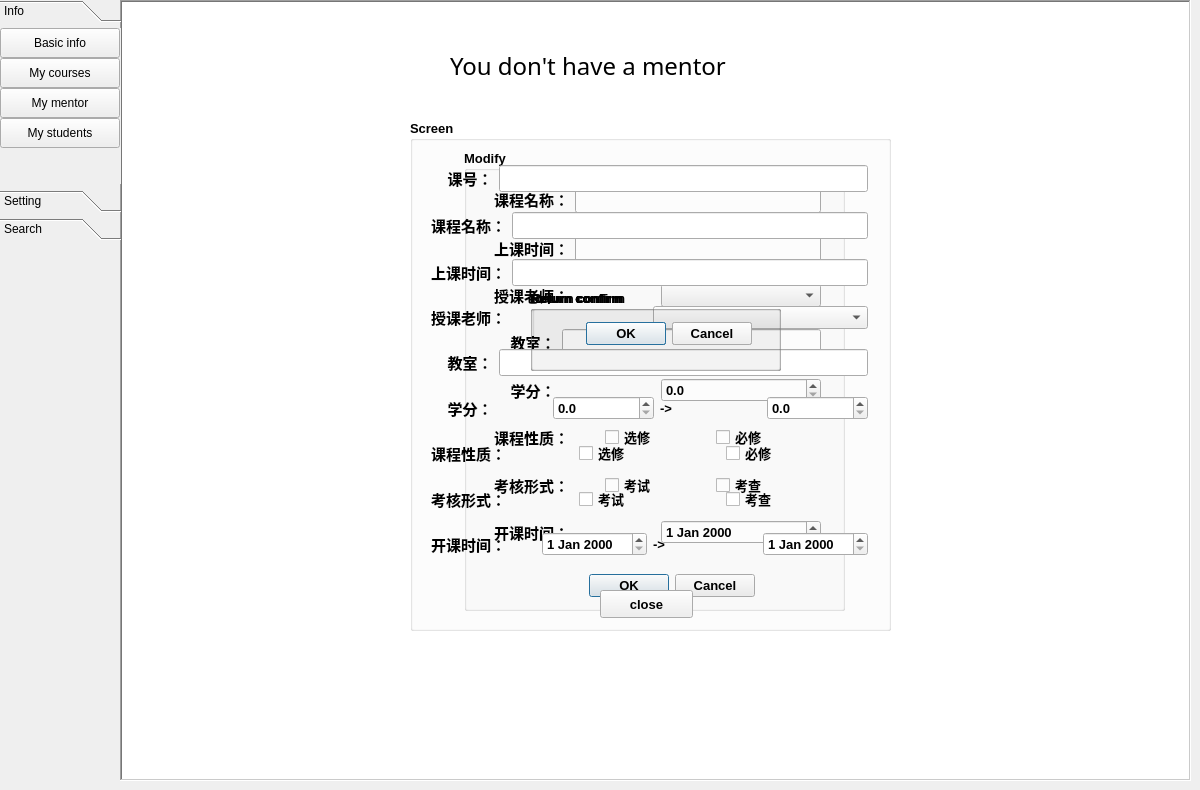
    <widget class="QWidget" name="tab_2">
     <attribute name="title">
      <string>Workbench</string>
     </attribute>
     <widget class="QTableView" name="tableView">
      <property name="geometry">
       <rect>
        <x>120</x>
        <y>0</y>
        <width>1071</width>
        <height>781</height>
       </rect>
      </property>
      <property name="focusPolicy">
       <enum>Qt::NoFocus</enum>
      </property>
      <property name="contextMenuPolicy">
       <enum>Qt::NoContextMenu</enum>
      </property>
      <property name="frameShape">
       <enum>QFrame::WinPanel</enum>
      </property>
      <property name="tabKeyNavigation">
       <bool>true</bool>
      </property>
      <property name="showDropIndicator" stdset="0">
       <bool>true</bool>
      </property>
      <property name="showGrid">
       <bool>false</bool>
      </property>
      <property name="sortingEnabled">
       <bool>true</bool>
      </property>
      <attribute name="horizontalHeaderVisible">
       <bool>false</bool>
      </attribute>
      <attribute name="horizontalHeaderHighlightSections">
       <bool>true</bool>
      </attribute>
      <attribute name="horizontalHeaderShowSortIndicator" stdset="0">
       <bool>true</bool>
      </attribute>
      <attribute name="verticalHeaderVisible">
       <bool>false</bool>
      </attribute>
     </widget>
     <widget class="QLabel" name="label_3">
      <property name="geometry">
       <rect>
        <x>442</x>
        <y>30</y>
        <width>431</width>
        <height>71</height>
       </rect>
      </property>
      <property name="font">
       <font>
        <family>Arial Black</family>
        <pointsize>18</pointsize>
       </font>
      </property>
      <property name="text">
       <string>You are not logged in yet</string>
      </property>
     </widget>
     <widget class="QToolBox" name="toolBox">
      <property name="geometry">
       <rect>
        <x>0</x>
        <y>0</y>
        <width>121</width>
        <height>240</height>
       </rect>
      </property>
      <property name="frameShape">
       <enum>QFrame::NoFrame</enum>
      </property>
      <property name="currentIndex">
       <number>0</number>
      </property>
      <widget class="QWidget" name="page">
       <property name="geometry">
        <rect>
         <x>0</x>
         <y>0</y>
         <width>121</width>
         <height>153</height>
        </rect>
       </property>
       <attribute name="label">
        <string>Info</string>
       </attribute>
       <widget class="QPushButton" name="pushButton_3">
        <property name="geometry">
         <rect>
          <x>0</x>
          <y>0</y>
          <width>120</width>
          <height>30</height>
         </rect>
        </property>
        <property name="text">
         <string>Basic info</string>
        </property>
       </widget>
       <widget class="QPushButton" name="pushButton_4">
        <property name="geometry">
         <rect>
          <x>0</x>
          <y>30</y>
          <width>120</width>
          <height>30</height>
         </rect>
        </property>
        <property name="text">
         <string>My courses</string>
        </property>
       </widget>
       <widget class="QPushButton" name="pushButton_9">
        <property name="geometry">
         <rect>
          <x>0</x>
          <y>60</y>
          <width>120</width>
          <height>30</height>
         </rect>
        </property>
        <property name="contextMenuPolicy">
         <enum>Qt::CustomContextMenu</enum>
        </property>
        <property name="text">
         <string>My mentor</string>
        </property>
       </widget>
       <widget class="QPushButton" name="pushButton_10">
        <property name="geometry">
         <rect>
          <x>0</x>
          <y>90</y>
          <width>120</width>
          <height>30</height>
         </rect>
        </property>
        <property name="contextMenuPolicy">
         <enum>Qt::CustomContextMenu</enum>
        </property>
        <property name="text">
         <string>My students</string>
        </property>
       </widget>
      </widget>
      <widget class="QWidget" name="page_2">
       <property name="geometry">
        <rect>
         <x>0</x>
         <y>0</y>
         <width>98</width>
         <height>28</height>
        </rect>
       </property>
       <attribute name="label">
        <string>Setting</string>
       </attribute>
       <widget class="QPushButton" name="pushButton_5">
        <property name="geometry">
         <rect>
          <x>0</x>
          <y>0</y>
          <width>120</width>
          <height>30</height>
         </rect>
        </property>
        <property name="font">
         <font>
          <pointsize>8</pointsize>
         </font>
        </property>
        <property name="text">
         <string>Change password</string>
        </property>
       </widget>
      </widget>
      <widget class="QWidget" name="page_3">
       <property name="geometry">
        <rect>
         <x>0</x>
         <y>0</y>
         <width>98</width>
         <height>28</height>
        </rect>
       </property>
       <attribute name="label">
        <string>Search</string>
       </attribute>
       <widget class="QPushButton" name="pushButton_6">
        <property name="geometry">
         <rect>
          <x>0</x>
          <y>0</y>
          <width>120</width>
          <height>30</height>
         </rect>
        </property>
        <property name="contextMenuPolicy">
         <enum>Qt::CustomContextMenu</enum>
        </property>
        <property name="text">
         <string>Courses</string>
        </property>
       </widget>
       <widget class="QPushButton" name="pushButton_8">
        <property name="geometry">
         <rect>
          <x>0</x>
          <y>30</y>
          <width>120</width>
          <height>30</height>
         </rect>
        </property>
        <property name="contextMenuPolicy">
         <enum>Qt::CustomContextMenu</enum>
        </property>
        <property name="text">
         <string>Teachers</string>
        </property>
       </widget>
       <widget class="QPushButton" name="pushButton_11">
        <property name="geometry">
         <rect>
          <x>0</x>
          <y>60</y>
          <width>120</width>
          <height>30</height>
         </rect>
        </property>
        <property name="contextMenuPolicy">
         <enum>Qt::CustomContextMenu</enum>
        </property>
        <property name="text">
         <string>Departments</string>
        </property>
       </widget>
       <widget class="QPushButton" name="pushButton_12">
        <property name="geometry">
         <rect>
          <x>0</x>
          <y>90</y>
          <width>120</width>
          <height>30</height>
         </rect>
        </property>
        <property name="contextMenuPolicy">
         <enum>Qt::CustomContextMenu</enum>
        </property>
        <property name="text">
         <string>Students</string>
        </property>
       </widget>
      </widget>
     </widget>
     <widget class="QGroupBox" name="groupBox">
      <property name="geometry">
       <rect>
        <x>520</x>
        <y>170</y>
        <width>281</width>
        <height>161</height>
       </rect>
      </property>
      <property name="font">
       <font>
        <weight>75</weight>
        <bold>true</bold>
       </font>
      </property>
      <property name="title">
       <string>change password</string>
      </property>
      <widget class="QDialogButtonBox" name="buttonBox">
       <property name="geometry">
        <rect>
         <x>50</x>
         <y>120</y>
         <width>192</width>
         <height>28</height>
        </rect>
       </property>
       <property name="standardButtons">
        <set>QDialogButtonBox::Cancel|QDialogButtonBox::Ok</set>
       </property>
      </widget>
      <widget class="QWidget" name="layoutWidget">
       <property name="geometry">
        <rect>
         <x>10</x>
         <y>30</y>
         <width>253</width>
         <height>83</height>
        </rect>
       </property>
       <layout class="QVBoxLayout" name="verticalLayout">
        <item>
         <layout class="QHBoxLayout" name="horizontalLayout_3">
          <item>
           <widget class="QLabel" name="label_4">
            <property name="text">
             <string>    old :</string>
            </property>
           </widget>
          </item>
          <item>
           <widget class="QLineEdit" name="lineEdit_3">
            <property name="echoMode">
             <enum>QLineEdit::Password</enum>
            </property>
           </widget>
          </item>
         </layout>
        </item>
        <item>
         <layout class="QHBoxLayout" name="horizontalLayout_4">
          <item>
           <widget class="QLabel" name="label_5">
            <property name="text">
             <string>    new :</string>
            </property>
           </widget>
          </item>
          <item>
           <widget class="QLineEdit" name="lineEdit_4">
            <property name="echoMode">
             <enum>QLineEdit::Password</enum>
            </property>
           </widget>
          </item>
         </layout>
        </item>
        <item>
         <layout class="QHBoxLayout" name="horizontalLayout_5">
          <item>
           <widget class="QLabel" name="label_6">
            <property name="text">
             <string>confirm :</string>
            </property>
           </widget>
          </item>
          <item>
           <widget class="QLineEdit" name="lineEdit_5">
            <property name="echoMode">
             <enum>QLineEdit::Password</enum>
            </property>
           </widget>
          </item>
         </layout>
        </item>
       </layout>
      </widget>
     </widget>
     <widget class="QGroupBox" name="groupBox_2">
      <property name="geometry">
       <rect>
        <x>532</x>
        <y>290</y>
        <width>251</width>
        <height>81</height>
       </rect>
      </property>
      <property name="font">
       <font>
        <pointsize>10</pointsize>
        <weight>75</weight>
        <bold>true</bold>
       </font>
      </property>
      <property name="title">
       <string>Return confirm</string>
      </property>
      <widget class="QDialogButtonBox" name="buttonBox_2">
       <property name="geometry">
        <rect>
         <x>30</x>
         <y>30</y>
         <width>192</width>
         <height>28</height>
        </rect>
       </property>
       <property name="standardButtons">
        <set>QDialogButtonBox::Cancel|QDialogButtonBox::Ok</set>
       </property>
      </widget>
     </widget>
     <widget class="QLabel" name="label_7">
      <property name="geometry">
       <rect>
        <x>382</x>
        <y>310</y>
        <width>551</width>
        <height>31</height>
       </rect>
      </property>
      <property name="font">
       <font>
        <pointsize>12</pointsize>
        <weight>75</weight>
        <bold>true</bold>
       </font>
      </property>
      <property name="styleSheet">
       <string notr="true">color: rgb(255, 0, 0);</string>
      </property>
      <property name="text">
       <string/>
      </property>
      <property name="alignment">
       <set>Qt::AlignCenter</set>
      </property>
     </widget>
     <widget class="QGroupBox" name="groupBox_3">
      <property name="geometry">
       <rect>
        <x>464</x>
        <y>150</y>
        <width>381</width>
        <height>461</height>
       </rect>
      </property>
      <property name="font">
       <font>
        <pointsize>10</pointsize>
        <weight>75</weight>
        <bold>true</bold>
       </font>
      </property>
      <property name="title">
       <string>Modify</string>
      </property>
      <widget class="QDialogButtonBox" name="buttonBox_3">
       <property name="geometry">
        <rect>
         <x>100</x>
         <y>420</y>
         <width>191</width>
         <height>31</height>
        </rect>
       </property>
       <property name="standardButtons">
        <set>QDialogButtonBox::Cancel|QDialogButtonBox::Ok</set>
       </property>
      </widget>
      <widget class="QWidget" name="layoutWidget">
       <property name="geometry">
        <rect>
         <x>30</x>
         <y>20</y>
         <width>327</width>
         <height>391</height>
        </rect>
       </property>
       <layout class="QVBoxLayout" name="verticalLayout_2">
        <item>
         <layout class="QHBoxLayout" name="horizontalLayout_6">
          <item>
           <widget class="QLabel" name="label_8">
            <property name="font">
             <font>
              <pointsize>11</pointsize>
              <weight>75</weight>
              <bold>true</bold>
             </font>
            </property>
            <property name="text">
             <string>课程名称：</string>
            </property>
           </widget>
          </item>
          <item>
           <widget class="QLineEdit" name="lineEdit_6">
            <property name="font">
             <font>
              <pointsize>12</pointsize>
              <weight>75</weight>
              <bold>true</bold>
             </font>
            </property>
           </widget>
          </item>
         </layout>
        </item>
        <item>
         <layout class="QHBoxLayout" name="horizontalLayout_7">
          <item>
           <widget class="QLabel" name="label_9">
            <property name="font">
             <font>
              <pointsize>11</pointsize>
              <weight>75</weight>
              <bold>true</bold>
             </font>
            </property>
            <property name="text">
             <string>上课时间：</string>
            </property>
           </widget>
          </item>
          <item>
           <widget class="QLineEdit" name="lineEdit_7">
            <property name="font">
             <font>
              <pointsize>12</pointsize>
              <weight>75</weight>
              <bold>true</bold>
             </font>
            </property>
           </widget>
          </item>
         </layout>
        </item>
        <item>
         <layout class="QHBoxLayout" name="horizontalLayout_8">
          <item>
           <widget class="QLabel" name="label_10">
            <property name="font">
             <font>
              <pointsize>11</pointsize>
              <weight>75</weight>
              <bold>true</bold>
             </font>
            </property>
            <property name="text">
             <string>授课老师：</string>
            </property>
           </widget>
          </item>
          <item>
           <widget class="QComboBox" name="comboBox">
            <property name="minimumSize">
             <size>
              <width>158</width>
              <height>23</height>
             </size>
            </property>
           </widget>
          </item>
         </layout>
        </item>
        <item>
         <layout class="QHBoxLayout" name="horizontalLayout_9">
          <item>
           <widget class="QLabel" name="label_11">
            <property name="font">
             <font>
              <pointsize>11</pointsize>
              <weight>75</weight>
              <bold>true</bold>
             </font>
            </property>
            <property name="text">
             <string>    教室：</string>
            </property>
           </widget>
          </item>
          <item>
           <widget class="QLineEdit" name="lineEdit_8">
            <property name="font">
             <font>
              <pointsize>12</pointsize>
              <weight>75</weight>
              <bold>true</bold>
             </font>
            </property>
           </widget>
          </item>
         </layout>
        </item>
        <item>
         <layout class="QHBoxLayout" name="horizontalLayout_10">
          <item>
           <widget class="QLabel" name="label_12">
            <property name="font">
             <font>
              <pointsize>11</pointsize>
              <weight>75</weight>
              <bold>true</bold>
             </font>
            </property>
            <property name="text">
             <string>    学分：</string>
            </property>
           </widget>
          </item>
          <item>
           <widget class="QDoubleSpinBox" name="doubleSpinBox">
            <property name="prefix">
             <string/>
            </property>
            <property name="suffix">
             <string/>
            </property>
            <property name="decimals">
             <number>1</number>
            </property>
            <property name="singleStep">
             <double>0.100000000000000</double>
            </property>
            <property name="stepType">
             <enum>QAbstractSpinBox::DefaultStepType</enum>
            </property>
           </widget>
          </item>
         </layout>
        </item>
        <item>
         <layout class="QHBoxLayout" name="horizontalLayout_11">
          <item>
           <widget class="QLabel" name="label_13">
            <property name="font">
             <font>
              <pointsize>11</pointsize>
              <weight>75</weight>
              <bold>true</bold>
             </font>
            </property>
            <property name="text">
             <string>课程性质：</string>
            </property>
           </widget>
          </item>
          <item>
           <widget class="QCheckBox" name="checkBox_4">
            <property name="text">
             <string>选修</string>
            </property>
            <property name="checked">
             <bool>false</bool>
            </property>
            <property name="autoExclusive">
             <bool>false</bool>
            </property>
           </widget>
          </item>
          <item>
           <widget class="QCheckBox" name="checkBox_5">
            <property name="text">
             <string>必修</string>
            </property>
            <property name="autoExclusive">
             <bool>false</bool>
            </property>
           </widget>
          </item>
         </layout>
        </item>
        <item>
         <layout class="QHBoxLayout" name="horizontalLayout_12">
          <item>
           <widget class="QLabel" name="label_14">
            <property name="font">
             <font>
              <pointsize>11</pointsize>
              <weight>75</weight>
              <bold>true</bold>
             </font>
            </property>
            <property name="text">
             <string>考核形式：</string>
            </property>
           </widget>
          </item>
          <item>
           <widget class="QCheckBox" name="checkBox_6">
            <property name="text">
             <string>考试</string>
            </property>
            <property name="checked">
             <bool>false</bool>
            </property>
            <property name="autoExclusive">
             <bool>false</bool>
            </property>
           </widget>
          </item>
          <item>
           <widget class="QCheckBox" name="checkBox_7">
            <property name="text">
             <string>考查</string>
            </property>
            <property name="autoExclusive">
             <bool>false</bool>
            </property>
           </widget>
          </item>
         </layout>
        </item>
        <item>
         <layout class="QHBoxLayout" name="horizontalLayout_13">
          <item>
           <widget class="QLabel" name="label_15">
            <property name="font">
             <font>
              <pointsize>11</pointsize>
              <weight>75</weight>
              <bold>true</bold>
             </font>
            </property>
            <property name="text">
             <string>开课时间：</string>
            </property>
           </widget>
          </item>
          <item>
           <widget class="QDateEdit" name="dateEdit"/>
          </item>
         </layout>
        </item>
       </layout>
      </widget>
     </widget>
     <widget class="QGroupBox" name="groupBox_4">
      <property name="geometry">
       <rect>
        <x>410</x>
        <y>120</y>
        <width>481</width>
        <height>511</height>
       </rect>
      </property>
      <property name="font">
       <font>
        <pointsize>10</pointsize>
        <weight>75</weight>
        <bold>true</bold>
       </font>
      </property>
      <property name="title">
       <string>Screen</string>
      </property>
      <widget class="QPushButton" name="pushButton_7">
       <property name="geometry">
        <rect>
         <x>190</x>
         <y>470</y>
         <width>93</width>
         <height>28</height>
        </rect>
       </property>
       <property name="text">
        <string>close</string>
       </property>
      </widget>
      <widget class="QWidget" name="layoutWidget">
       <property name="geometry">
        <rect>
         <x>21</x>
         <y>31</y>
         <width>437</width>
         <height>421</height>
        </rect>
       </property>
       <layout class="QVBoxLayout" name="verticalLayout_3">
        <item>
         <layout class="QHBoxLayout" name="horizontalLayout_21">
          <item>
           <widget class="QLabel" name="label_25">
            <property name="font">
             <font>
              <pointsize>11</pointsize>
              <weight>75</weight>
              <bold>true</bold>
             </font>
            </property>
            <property name="text">
             <string>    课号：</string>
            </property>
           </widget>
          </item>
          <item>
           <widget class="QLineEdit" name="lineEdit_12">
            <property name="font">
             <font>
              <pointsize>12</pointsize>
              <weight>75</weight>
              <bold>true</bold>
             </font>
            </property>
            <property name="inputMethodHints">
             <set>Qt::ImhDigitsOnly</set>
            </property>
           </widget>
          </item>
         </layout>
        </item>
        <item>
         <layout class="QHBoxLayout" name="horizontalLayout_22">
          <item>
           <widget class="QLabel" name="label_16">
            <property name="font">
             <font>
              <pointsize>11</pointsize>
              <weight>75</weight>
              <bold>true</bold>
             </font>
            </property>
            <property name="text">
             <string>课程名称：</string>
            </property>
           </widget>
          </item>
          <item>
           <widget class="QLineEdit" name="lineEdit_9">
            <property name="font">
             <font>
              <pointsize>12</pointsize>
              <weight>75</weight>
              <bold>true</bold>
             </font>
            </property>
           </widget>
          </item>
         </layout>
        </item>
        <item>
         <layout class="QHBoxLayout" name="horizontalLayout_15">
          <item>
           <widget class="QLabel" name="label_17">
            <property name="font">
             <font>
              <pointsize>11</pointsize>
              <weight>75</weight>
              <bold>true</bold>
             </font>
            </property>
            <property name="text">
             <string>上课时间：</string>
            </property>
           </widget>
          </item>
          <item>
           <widget class="QLineEdit" name="lineEdit_10">
            <property name="font">
             <font>
              <pointsize>12</pointsize>
              <weight>75</weight>
              <bold>true</bold>
             </font>
            </property>
           </widget>
          </item>
         </layout>
        </item>
        <item>
         <layout class="QHBoxLayout" name="horizontalLayout_16">
          <item>
           <widget class="QLabel" name="label_18">
            <property name="font">
             <font>
              <pointsize>11</pointsize>
              <weight>75</weight>
              <bold>true</bold>
             </font>
            </property>
            <property name="text">
             <string>授课老师：</string>
            </property>
           </widget>
          </item>
          <item>
           <widget class="QComboBox" name="comboBox_2">
            <property name="minimumSize">
             <size>
              <width>158</width>
              <height>23</height>
             </size>
            </property>
           </widget>
          </item>
         </layout>
        </item>
        <item>
         <layout class="QHBoxLayout" name="horizontalLayout_17">
          <item>
           <widget class="QLabel" name="label_19">
            <property name="font">
             <font>
              <pointsize>11</pointsize>
              <weight>75</weight>
              <bold>true</bold>
             </font>
            </property>
            <property name="text">
             <string>    教室：</string>
            </property>
           </widget>
          </item>
          <item>
           <widget class="QLineEdit" name="lineEdit_11">
            <property name="font">
             <font>
              <pointsize>12</pointsize>
              <weight>75</weight>
              <bold>true</bold>
             </font>
            </property>
           </widget>
          </item>
         </layout>
        </item>
        <item>
         <layout class="QHBoxLayout" name="horizontalLayout_18">
          <item>
           <widget class="QLabel" name="label_20">
            <property name="font">
             <font>
              <pointsize>11</pointsize>
              <weight>75</weight>
              <bold>true</bold>
             </font>
            </property>
            <property name="text">
             <string>    学分：             </string>
            </property>
           </widget>
          </item>
          <item>
           <widget class="QDoubleSpinBox" name="doubleSpinBox_2">
            <property name="prefix">
             <string/>
            </property>
            <property name="suffix">
             <string/>
            </property>
            <property name="decimals">
             <number>1</number>
            </property>
            <property name="singleStep">
             <double>0.100000000000000</double>
            </property>
            <property name="stepType">
             <enum>QAbstractSpinBox::DefaultStepType</enum>
            </property>
           </widget>
          </item>
          <item>
           <widget class="QLabel" name="label_26">
            <property name="text">
             <string>-&gt;</string>
            </property>
           </widget>
          </item>
          <item>
           <widget class="QDoubleSpinBox" name="doubleSpinBox_3">
            <property name="prefix">
             <string/>
            </property>
            <property name="suffix">
             <string/>
            </property>
            <property name="decimals">
             <number>1</number>
            </property>
            <property name="singleStep">
             <double>0.100000000000000</double>
            </property>
            <property name="stepType">
             <enum>QAbstractSpinBox::DefaultStepType</enum>
            </property>
           </widget>
          </item>
         </layout>
        </item>
        <item>
         <layout class="QHBoxLayout" name="horizontalLayout_19">
          <item>
           <widget class="QLabel" name="label_21">
            <property name="font">
             <font>
              <pointsize>11</pointsize>
              <weight>75</weight>
              <bold>true</bold>
             </font>
            </property>
            <property name="text">
             <string>课程性质：</string>
            </property>
           </widget>
          </item>
          <item>
           <widget class="QCheckBox" name="checkBox_8">
            <property name="text">
             <string>选修</string>
            </property>
            <property name="checked">
             <bool>false</bool>
            </property>
            <property name="autoExclusive">
             <bool>false</bool>
            </property>
           </widget>
          </item>
          <item>
           <widget class="QCheckBox" name="checkBox_9">
            <property name="text">
             <string>必修</string>
            </property>
            <property name="autoExclusive">
             <bool>false</bool>
            </property>
           </widget>
          </item>
         </layout>
        </item>
        <item>
         <layout class="QHBoxLayout" name="horizontalLayout_20">
          <item>
           <widget class="QLabel" name="label_22">
            <property name="font">
             <font>
              <pointsize>11</pointsize>
              <weight>75</weight>
              <bold>true</bold>
             </font>
            </property>
            <property name="text">
             <string>考核形式：</string>
            </property>
           </widget>
          </item>
          <item>
           <widget class="QCheckBox" name="checkBox_10">
            <property name="text">
             <string>考试</string>
            </property>
            <property name="checked">
             <bool>false</bool>
            </property>
            <property name="autoExclusive">
             <bool>false</bool>
            </property>
           </widget>
          </item>
          <item>
           <widget class="QCheckBox" name="checkBox_11">
            <property name="text">
             <string>考查</string>
            </property>
            <property name="autoExclusive">
             <bool>false</bool>
            </property>
           </widget>
          </item>
         </layout>
        </item>
        <item>
         <layout class="QHBoxLayout" name="horizontalLayout_14">
          <item>
           <widget class="QLabel" name="label_23">
            <property name="font">
             <font>
              <pointsize>11</pointsize>
              <weight>75</weight>
              <bold>true</bold>
             </font>
            </property>
            <property name="text">
             <string>开课时间：</string>
            </property>
           </widget>
          </item>
          <item>
           <widget class="QDateEdit" name="dateEdit_2"/>
          </item>
          <item>
           <widget class="QLabel" name="label_24">
            <property name="text">
             <string>-&gt;</string>
            </property>
           </widget>
          </item>
          <item>
           <widget class="QDateEdit" name="dateEdit_3"/>
          </item>
         </layout>
        </item>
       </layout>
      </widget>
     </widget>
     <widget class="QGroupBox" name="groupBox_5">
      <property name="geometry">
       <rect>
        <x>530</x>
        <y>290</y>
        <width>251</width>
        <height>81</height>
       </rect>
      </property>
      <property name="font">
       <font>
        <pointsize>10</pointsize>
        <weight>75</weight>
        <bold>true</bold>
       </font>
      </property>
      <property name="title">
       <string>Return confirm</string>
      </property>
      <widget class="QDialogButtonBox" name="buttonBox_5">
       <property name="geometry">
        <rect>
         <x>30</x>
         <y>30</y>
         <width>192</width>
         <height>28</height>
        </rect>
       </property>
       <property name="standardButtons">
        <set>QDialogButtonBox::Cancel|QDialogButtonBox::Ok</set>
       </property>
      </widget>
     </widget>
     <widget class="QGroupBox" name="groupBox_6">
      <property name="geometry">
       <rect>
        <x>530</x>
        <y>290</y>
        <width>251</width>
        <height>81</height>
       </rect>
      </property>
      <property name="font">
       <font>
        <pointsize>10</pointsize>
        <weight>75</weight>
        <bold>true</bold>
       </font>
      </property>
      <property name="title">
       <string>Return confirm</string>
      </property>
      <widget class="QDialogButtonBox" name="buttonBox_6">
       <property name="geometry">
        <rect>
         <x>30</x>
         <y>30</y>
         <width>192</width>
         <height>28</height>
        </rect>
       </property>
       <property name="standardButtons">
        <set>QDialogButtonBox::Cancel|QDialogButtonBox::Ok</set>
       </property>
      </widget>
     </widget>
     <widget class="QLabel" name="label_27">
      <property name="geometry">
       <rect>
        <x>450</x>
        <y>30</y>
        <width>431</width>
        <height>71</height>
       </rect>
      </property>
      <property name="font">
       <font>
        <family>Arial Black</family>
        <pointsize>18</pointsize>
       </font>
      </property>
      <property name="text">
       <string>You don't have a mentor</string>
      </property>
     </widget>
     <widget class="QGroupBox" name="groupBox_7">
      <property name="geometry">
       <rect>
        <x>530</x>
        <y>290</y>
        <width>251</width>
        <height>81</height>
       </rect>
      </property>
      <property name="font">
       <font>
        <pointsize>10</pointsize>
        <weight>75</weight>
        <bold>true</bold>
       </font>
      </property>
      <property name="title">
       <string>Return confirm</string>
      </property>
      <widget class="QDialogButtonBox" name="buttonBox_7">
       <property name="geometry">
        <rect>
         <x>30</x>
         <y>30</y>
         <width>192</width>
         <height>28</height>
        </rect>
       </property>
       <property name="standardButtons">
        <set>QDialogButtonBox::Cancel|QDialogButtonBox::Ok</set>
       </property>
      </widget>
     </widget>
     <widget class="QGroupBox" name="groupBox_8">
      <property name="geometry">
       <rect>
        <x>530</x>
        <y>290</y>
        <width>251</width>
        <height>81</height>
       </rect>
      </property>
      <property name="font">
       <font>
        <pointsize>10</pointsize>
        <weight>75</weight>
        <bold>true</bold>
       </font>
      </property>
      <property name="title">
       <string>Return confirm</string>
      </property>
      <widget class="QDialogButtonBox" name="buttonBox_8">
       <property name="geometry">
        <rect>
         <x>30</x>
         <y>30</y>
         <width>192</width>
         <height>28</height>
        </rect>
       </property>
       <property name="standardButtons">
        <set>QDialogButtonBox::Cancel|QDialogButtonBox::Ok</set>
       </property>
      </widget>
     </widget>
     <zorder>groupBox</zorder>
     <zorder>label_3</zorder>
     <zorder>tableView</zorder>
     <zorder>toolBox</zorder>
     <zorder>label_7</zorder>
     <zorder>groupBox_2</zorder>
     <zorder>groupBox_3</zorder>
     <zorder>groupBox_4</zorder>
     <zorder>groupBox_5</zorder>
     <zorder>groupBox_6</zorder>
     <zorder>label_27</zorder>
     <zorder>groupBox_7</zorder>
     <zorder>groupBox_8</zorder>
    </widget>
